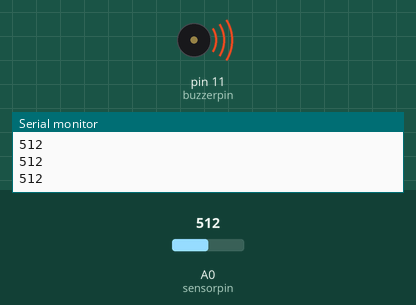
The sketch below on a simulated Arduino Uno, built with avr-gcc and run on an emulated ATmega328P. Parts: buzzer (waves = sounding, pin HIGH), the last lines printed to the serial monitor. Inputs (shaded band) come from the test bench; at power-on: A0 (sensorpin) = 512.

Above: at 1.2 s.
1.3 s: A0 (sensorpin) set to 986
2.8 s: A0 (sensorpin) set to 1013
At 3.8 s:
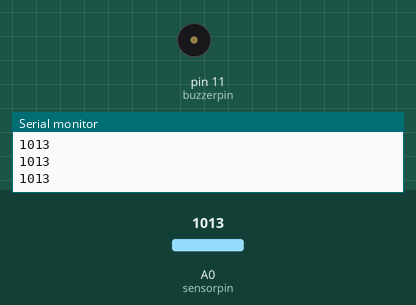
4.3 s: A0 (sensorpin) set to 990
At 5.3 s:
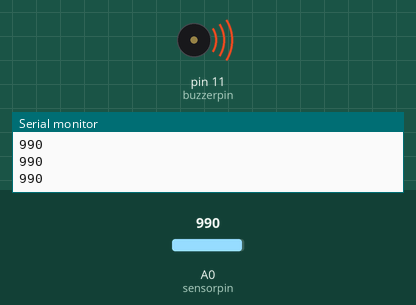
5.8 s: A0 (sensorpin) set to 1010
At 6.8 s:
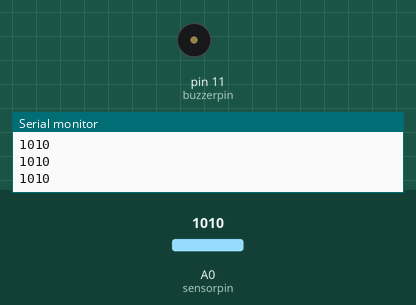
Timing chart, 0 to 8.3 s (numbered marks = the images above; inputs shaded):
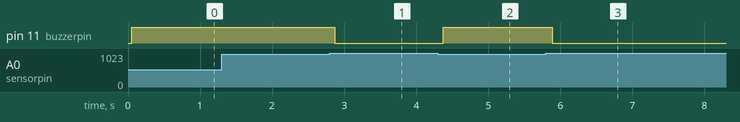

The sketch:

Metal_Life_Detector.ino
```cpp
const int buzzerpin = 11;
const int sensorpin = A0;
void setup () {
  pinMode(buzzerpin, OUTPUT);
  pinMode(sensorpin, INPUT);
  Serial.begin(9600);
}
void loop() {
  int sensorvalue = analogRead(A0);
  Serial.println(sensorvalue);
  delay(50);
  if(sensorvalue < 1000) {
    digitalWrite(buzzerpin, HIGH);
  }
  else {
    digitalWrite(buzzerpin, LOW);
  }
}
```

Measured:
- the behaviour switches between 999 and 1000 on A0 (sensorpin) (found by bisection; images 0 and 1)
- after the input at 2.8 s, pin 11 (buzzerpin): HIGH → LOW after 0.07 s
- after the input at 4.3 s, pin 11 (buzzerpin): LOW → HIGH after 0.08 s
- after the input at 5.8 s, pin 11 (buzzerpin): HIGH → LOW after 0.09 s
